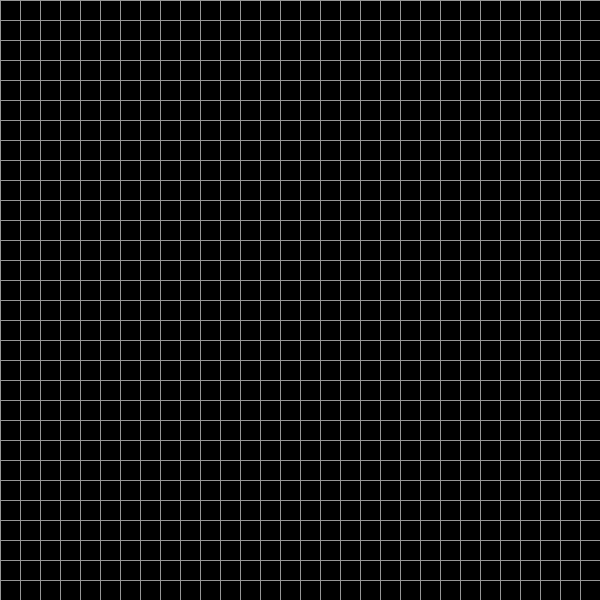
Frame 1 (no input)
Frame 60 (the mouse pressed at the canvas centre just before this capture): identical to frame 1, image omitted
Frame 120 (the mouse held since frame 60 and released just before this capture): identical to frame 1, image omitted

The Processing sketch that drew this single still picture (run headless with seeded random() and noise(); from frame 60 on, the mouse is pressed at the canvas centre):

// Processing sketch: Wireworld
// ── Wireworld.pde
int [][] tab, oldtab;
color dead, elec, etail, wire;
int lato, cols, rows;
boolean pause = false;

void setup() {
  size(600, 600);
  stroke(150);
  frameRate(10);
  lato = 20;
  cols = width / lato;
  rows = height / lato;

  tab = new int [cols][rows];
  oldtab = new int [cols][rows];

  dead = color(0);
  elec =  #69BBF7;
  etail = color(255, 0, 0);
  wire = #F6FF03;

  reset();
}

void draw() {
  for (int x = 0; x < cols; x++) {
    for (int y = 0; y < rows; y++) {

      switch(tab[x][y]) {
      case 0:
        fill(dead);
        break;

      case 1:
        fill(elec);
        break;

      case 2:
        fill(etail);
        break;

      case 3:
        fill(wire);
        break;
      }
      oldtab[x][y] = tab[x][y];
      rect(x * lato, y * lato, lato, lato);
    }
  }
  if (!pause) update();
}
//ctrl r
void update() {

  for (int x = 0; x < cols; x++) {
    for (int y = 0; y < rows; y++) {

      switch(oldtab[x][y]) {

      case 0:
        tab[x][y] = 0;
        break;

      case 1:
        tab[x][y] = 2; 
        break;

      case 2:
        tab[x][y] = 3;
        break;

      case 3: //qui
        int c = check(x, y);
        tab[x][y] = c == 2 || c == 1 ? 1 : 3; 
        break;
      }
    }
  }
}

int check(int x, int y) {

  int counter = 0;

  for (int lr = x - 1; lr <= x + 1; lr++) {
    for (int ud = y - 1; ud <= y + 1; ud++) {
      if (lr != x || ud != y) {
        if (lr >= 0 && lr < cols && ud >= 0 && ud < rows) {
          if (oldtab[lr][ud] == 1) {
            counter++;
          }
        }
      }
    }
  }
  return counter;
}

void keyPressed() {
  if (key ==  ' ') {
    pause = !pause;
  } else if (key == 'r' || key == 'R') {
    reset();
  }
}

void mousePressed() {
  int i = 0;
  if (mouseX < width && mouseX > 0 && mouseY < height && mouseY > 0) {
    if (mouseButton == LEFT) {
      switch (tab[mouseX / lato][mouseY / lato]) {

      case 0:
        i = 3;
        break;

      case 1:
        i = 2;
        break;

      case 3:
        i = 1;
        break;

      default:
        break;
      }
    }
    tab[mouseX / lato][mouseY / lato] = i;
  }
}

void reset() {
  for (int x = 0; x < cols; x++) {
    for (int y = 0; y < rows; y++) {
      tab[x][y] = 0;
    }
  }
}
